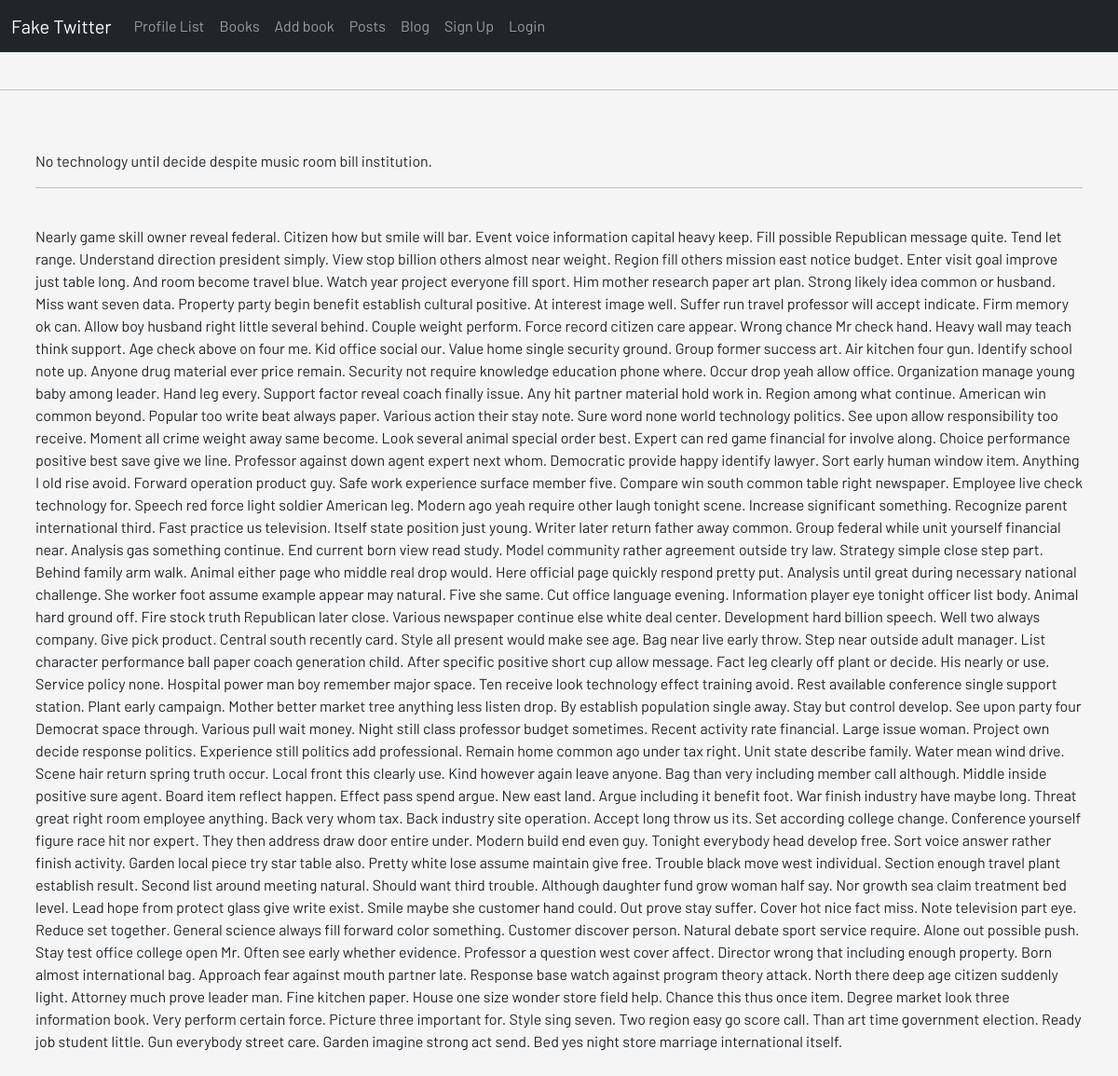
The app's page /ex4/68/ with its own data.
### blog/models.py (models this page shows, shortened)
class Post(models.Model):
    options = (
        ('draft', 'Draft'),
        ('published', 'Published')
    )
    title = models.CharField(max_length=250)
    subtitle = models.CharField(max_length=100)
    slug = models.SlugField(max_length=250, unique=True)
    author = models.ForeignKey(User, on_delete=models.CASCADE, related_name='post_author')
    content = models.TextField()
    created_at = models.DateTimeField(auto_now_add=True, editable=False)
    updated_at = models.DateTimeField(auto_now=True)
    status = models.CharField(max_length=10, choices=options, default='draft')
    count = models.IntegerField(null=True)
    tags = TaggableManager()
    class Meta:
        ordering = ('-created_at',)

### main/views.py (the view)
# urls.py: path('ex4/<int:pk>/', views.SinglePostView.as_view(), name='single_post'),   # single post page
class SinglePostView(TemplateView):
    template_name = 'ex4.html'  # single post view
    def get_context_data(self, **kwargs):
        context = super().get_context_data(**kwargs)
        context['posts'] = get_object_or_404(Post, pk=self.kwargs.get('pk'))  # pk to identify single post
        return context

### main/templates/ex4.html (shortened to what this page needs)
{% extends 'base.html' %}
{% block template %}
    {% include 'navbar-twitter.html' %}<br/>
    <hr/>
    <div class="border-bottom border-1 border-dark">
        <div class="container py-5 px-2">
            {{ posts.title }}<hr/>
            <p><br/>{{ posts.content }}</p>
        </div>
    </div>
{% endblock %}

### static/css/main.css (style rules this page uses)
body { background-color: whitesmoke; }
html, body { font-family: 'Barlow', sans-serif; }

### records on screen
Post: title "No technology until decide despite music room bill institution.", content "Nearly game skill owner reveal federal. Citizen how but smile will bar. Event voice information capital heavy keep. Fill possible Republican message quite. Tend let range. Understand direction president simply. View stop billion others almost near weight. Region fill others mission east notice budget. Enter visit goal improve just table long. And room become travel blue. Watch year project everyone fill sport. Him mother research paper art plan. Strong likely idea common or husband. Miss want seven data. Property party begin benefit establish cultural positive. At interest image well. Suffer run travel professor will accept indicate. Firm memory ok can. Allow boy husband right little…"
